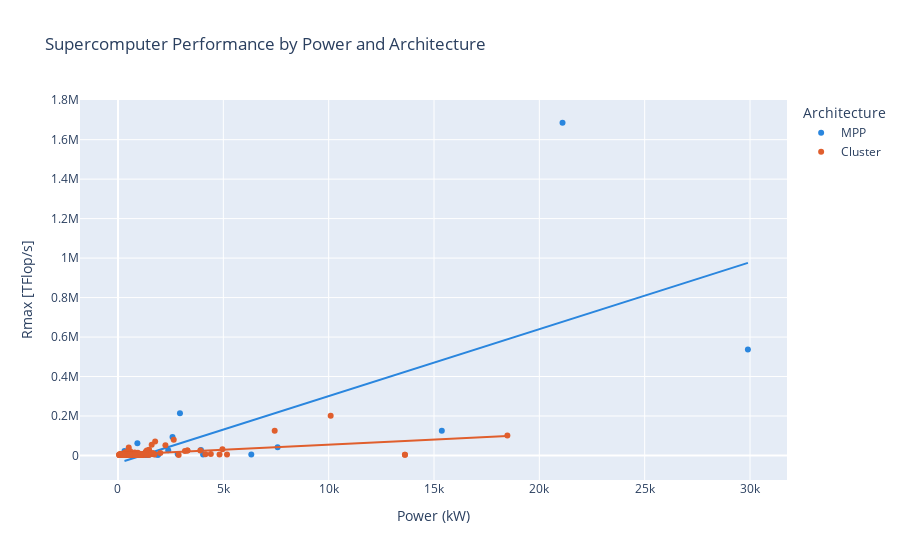

Source (notebook cell):
### Code cell
# This kernel creates a variable to select Rmax and Power supplied. 
# Then compare the obtained data by means of Linear Regression(Ordinary Least Squares).

# The result of this graph, indicates that the relation between Rmax and Processor Speed is positive, 
# The more Power supplied, the higher the Rmax.
powerkw_reg = tt.select('Name', 'Rmax [TFlop/s]', 'Power (kW)', 'Architecture')
powerkw_reg = powerkw_reg.toPandas()

powerkw_reg_graph = px.scatter(powerkw_reg,
                               x = powerkw_reg['Power (kW)'],
                               y = powerkw_reg['Rmax [TFlop/s]'],
                               color = 'Architecture'
                               title = 'Supercomputer Performance by Power and Architecture',
                               trendline = 'ols',
                               color_discrete_sequence = ['#2A86DE', '#E05E2D']
                              )
powerkw_reg_graph.show()

### Figure 1 — Plotly figure (JSON) as saved in the notebook; plotly's stock layout.template omitted (floating-point values rounded to 4 significant figures; data arrays with more than 128 entries replaced by an {"elided": "..."} marker saying what was removed)
{"data": [{"hovertemplate": "Architecture=MPP<br>Power (kW)=%{x}<br>Rmax [TFlop/s]=%{y}<extra></extra>", "legendgroup": "MPP", "marker": {"color": "#2A86DE", "symbol": "circle"}, "mode": "markers", "name": "MPP", "orientation": "v", "showlegend": true, "type": "scatter", "x": [21100, 29900.0, 2942.0, 15371, 2589, 921.5, 2384.0, 7578.0, null, null, 308.7, 3939, null, null, null, null, null, null, 1216.0, 1354.0, 1354.0, 2834, null, 1800, null, 1897.0, 1897.0, 1353.0, null, null, 6328.0, 638.0, 748.1, null, null, 1348.0, 1348.0, 697.5, null, null, null, null, 954.7, 4040, 1466.0, null, null, null, 495.9, 732.4, 842], "xaxis": "x", "y": [1686000.0, 537212, 214400.0, 125400.0, 93750, 61610.0, 27150.0, 41460.0, 25804, 22860.0, 23110.0, 27880.0, 11800.0, 11800.0, 11500.0, 8129.0, 11660.0, 7456.0, 7627.0, 9125.0, 9125.0, 7235.0, 6926.0, 5370.0, 5405.0, 4249.0, 4249.0, 4006.0, 5833.0, 4006.0, 4881.0, 4608, 5484.0, 5123.0, 4375.0, 3019.0, 3019.0, 4190.0, 4086.0, 3153.0, 4086.0, 3109.0, 2809.0, 4701, 3682.0, 3041.0, 2507.0, 2569.0, 3072, 2193.0, 2438.0], "yaxis": "y"}, {"hovertemplate": "<b>OLS trendline</b><br>Rmax [TFlop/s] = 33.9246 * Power (kW) + -38366.1<br>R<sup>2</sup>=0.503698<br><br>Architecture=MPP<br>Power (kW)=%{x}<br>Rmax [TFlop/s]=%{y} <b>(trend)</b><extra></extra>", "legendgroup": "MPP", "marker": {"color": "#2A86DE", "symbol": "circle"}, "mode": "lines", "name": "MPP", "showlegend": false, "type": "scatter", "x": [308.7, 495.9, 638.0, 697.5, 732.4, 748.1, 842, 921.5, 954.7, 1216.0, 1348.0, 1348.0, 1353.0, 1354.0, 1354.0, 1466.0, 1800, 1897.0, 1897.0, 2384.0, 2589, 2834, 2942.0, 3939, 4040, 6328.0, 7578.0, 15371, 21100, 29900.0], "xaxis": "x", "y": [-27890.0, -21540.0, -16720.0, -14700.0, -13520.0, -12990.0, -9802.0, -7105.0, -5977.0, 2870.0, 7359.0, 7359.0, 7542.0, 7566.0, 7566.0, 11360.0, 22700.0, 25990.0, 25990.0, 42520.0, 49460.0, 57780.0, 61440.0, 95260.0, 98690.0, 176300.0, 218700.0, 483100.0, 677400.0, 976000.0], "yaxis": "y"}, {"hovertemplate": "Architecture=Cluster<br>Power (kW)=%{x}<br>Rmax [TFlop/s]=%{y}<extra></extra>", "legendgroup": "Cluster", "marker": {"color": "#E05E2D", "symbol": "circle"}, "mode": "markers", "name": "Cluster", "orientation": "v", "showlegend": true, "type": "scatter", "x": {"elided": "449 float values"}, "xaxis": "x", "y": {"elided": "449 float values"}, "yaxis": "y"}, {"hovertemplate": "<b>OLS trendline</b><br>Rmax [TFlop/s] = 5.12167 * Power (kW) + 4100.84<br>R<sup>2</sup>=0.293489<br><br>Architecture=Cluster<br>Power (kW)=%{x}<br>Rmax [TFlop/s]=%{y} <b>(trend)</b><extra></extra>", "legendgroup": "Cluster", "marker": {"color": "#E05E2D", "symbol": "circle"}, "mode": "lines", "name": "Cluster", "showlegend": false, "type": "scatter", "x": {"elided": "161 float values"}, "xaxis": "x", "y": {"elided": "161 float values"}, "yaxis": "y"}], "layout": {"legend": {"title": {"text": "Architecture"}, "tracegroupgap": 0}, "title": {"text": "Supercomputer Performance by Power and Architecture"}, "xaxis": {"anchor": "y", "domain": [0, 1], "title": {"text": "Power (kW)"}}, "yaxis": {"anchor": "x", "domain": [0, 1], "title": {"text": "Rmax [TFlop/s]"}}}}
